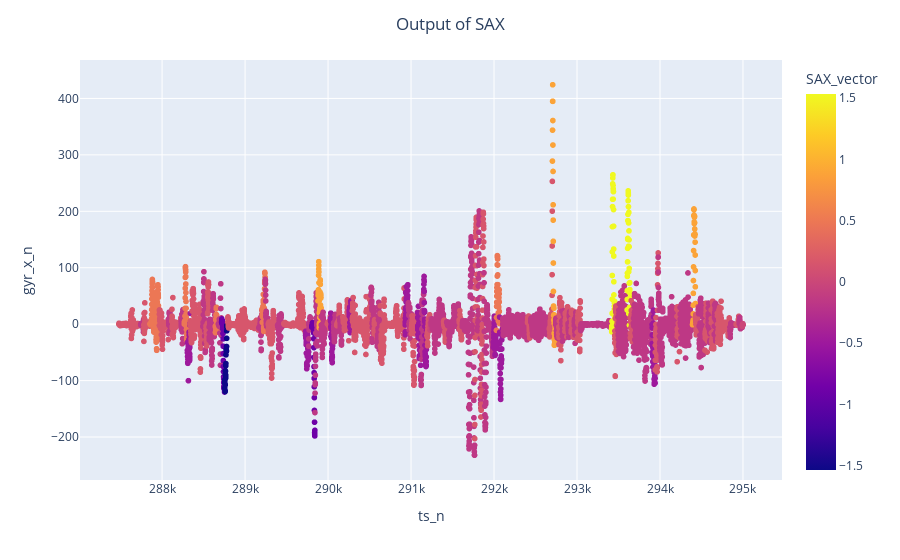
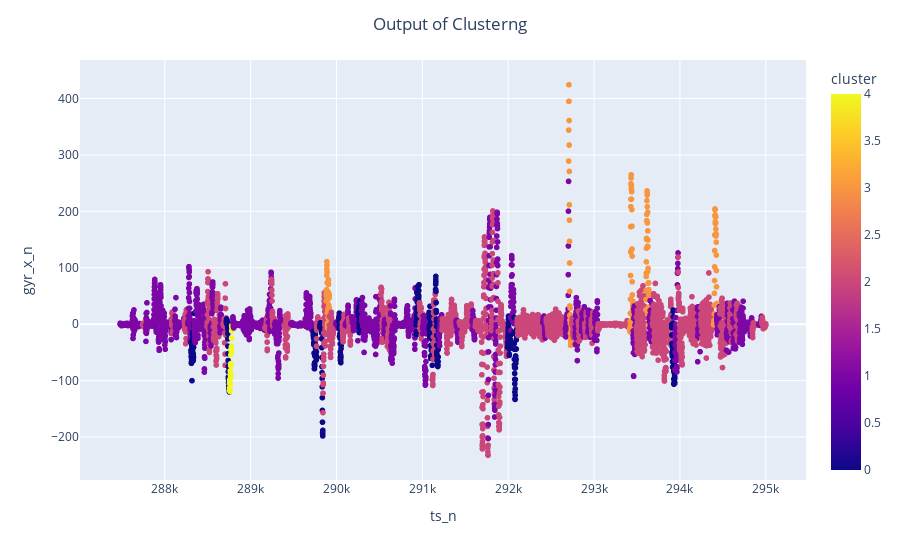
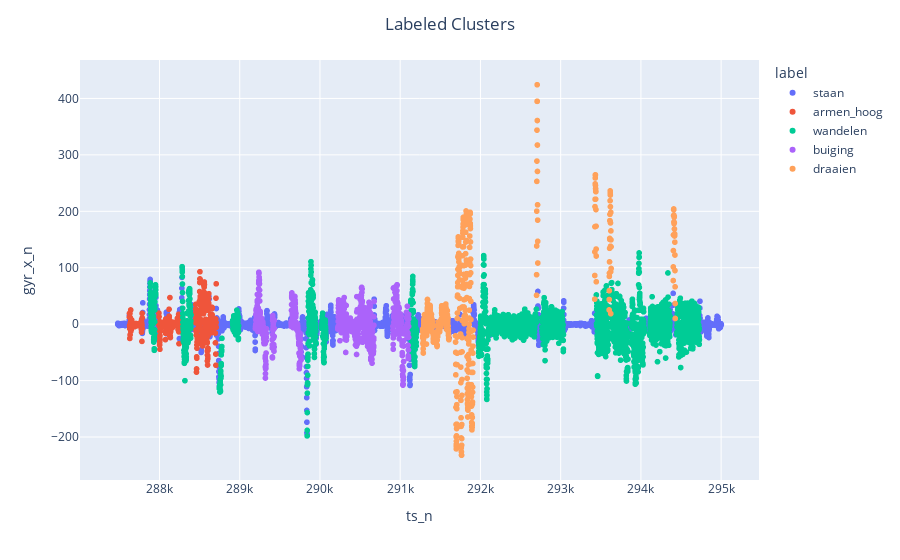
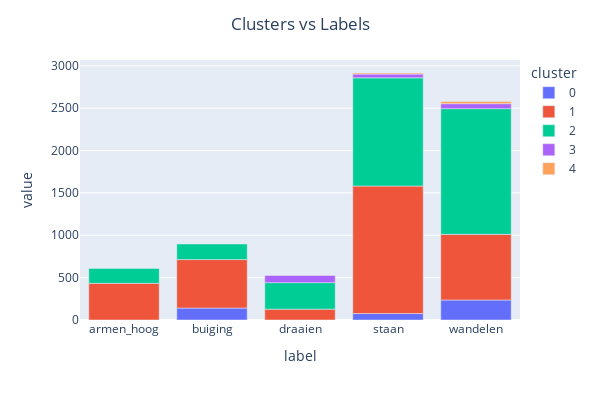

Notebook cell for these charts, in order:
### Code cell
# user input 2
file_type = 'labeled' 

file_name = random.choice(labeled_files)
features = ['gyr_x_n','gyr_y_n','gyr_z_n','gyr_x_r','gyr_y_r','gyr_z_r']
y = 'gyr_x_n'
preprocesses = ['filter','pca','sax'] # write in order
model = 'k_means'
number_cluster = 5
data= user_input(file_type, file_name,features, preprocesses, model, number_cluster,y)
data.head()

### Figure 1 — Plotly figure (JSON) as saved in the notebook; plotly's stock layout.template omitted (floating-point values rounded to 4 significant figures; data arrays with more than 128 entries replaced by an {"elided": "..."} marker saying what was removed)
{"data": [{"hovertemplate": "ts_n=%{x}<br>gyr_x_n=%{y}<br>SAX_vector=%{marker.color}<extra></extra>", "legendgroup": "", "marker": {"color": {"elided": "7525 float values"}, "coloraxis": "coloraxis", "symbol": "circle"}, "mode": "markers", "name": "", "showlegend": false, "type": "scattergl", "x": {"elided": "7525 int values"}, "xaxis": "x", "y": {"elided": "7525 float values"}, "yaxis": "y"}], "layout": {"coloraxis": {"colorbar": {"title": {"text": "SAX_vector"}}, "colorscale": [[0, "#0d0887"], [0.1111, "#46039f"], [0.2222, "#7201a8"], [0.3333, "#9c179e"], [0.4444, "#bd3786"], [0.5556, "#d8576b"], [0.6667, "#ed7953"], [0.7778, "#fb9f3a"], [0.8889, "#fdca26"], [1, "#f0f921"]]}, "legend": {"tracegroupgap": 0}, "margin": {"t": 60}, "title": {"text": "Output of SAX", "x": 0.5}, "xaxis": {"anchor": "y", "domain": [0, 1], "title": {"text": "ts_n"}}, "yaxis": {"anchor": "x", "domain": [0, 1], "title": {"text": "gyr_x_n"}}}}

### Figure 2 — Plotly figure (JSON) as saved in the notebook; plotly's stock layout.template omitted (floating-point values rounded to 4 significant figures; data arrays with more than 128 entries replaced by an {"elided": "..."} marker saying what was removed)
{"data": [{"hovertemplate": "ts_n=%{x}<br>gyr_x_n=%{y}<br>cluster=%{marker.color}<extra></extra>", "legendgroup": "", "marker": {"color": {"elided": "7525 int values"}, "coloraxis": "coloraxis", "symbol": "circle"}, "mode": "markers", "name": "", "showlegend": false, "type": "scattergl", "x": {"elided": "7525 int values"}, "xaxis": "x", "y": {"elided": "7525 float values"}, "yaxis": "y"}], "layout": {"coloraxis": {"colorbar": {"title": {"text": "cluster"}}, "colorscale": [[0, "#0d0887"], [0.1111, "#46039f"], [0.2222, "#7201a8"], [0.3333, "#9c179e"], [0.4444, "#bd3786"], [0.5556, "#d8576b"], [0.6667, "#ed7953"], [0.7778, "#fb9f3a"], [0.8889, "#fdca26"], [1, "#f0f921"]]}, "legend": {"tracegroupgap": 0}, "margin": {"t": 60}, "title": {"text": "Output of Clusterng", "x": 0.5}, "xaxis": {"anchor": "y", "domain": [0, 1], "title": {"text": "ts_n"}}, "yaxis": {"anchor": "x", "domain": [0, 1], "title": {"text": "gyr_x_n"}}}}

### Figure 3 — Plotly figure (JSON) as saved in the notebook; plotly's stock layout.template omitted (floating-point values rounded to 4 significant figures; data arrays with more than 128 entries replaced by an {"elided": "..."} marker saying what was removed)
{"data": [{"hovertemplate": "label=staan<br>ts_n=%{x}<br>gyr_x_n=%{y}<extra></extra>", "legendgroup": "staan", "marker": {"color": "#636efa", "symbol": "circle"}, "mode": "markers", "name": "staan", "showlegend": true, "type": "scattergl", "x": {"elided": "2915 int values"}, "xaxis": "x", "y": {"elided": "2915 float values"}, "yaxis": "y"}, {"hovertemplate": "label=armen_hoog<br>ts_n=%{x}<br>gyr_x_n=%{y}<extra></extra>", "legendgroup": "armen_hoog", "marker": {"color": "#EF553B", "symbol": "circle"}, "mode": "markers", "name": "armen_hoog", "showlegend": true, "type": "scattergl", "x": {"elided": "609 int values"}, "xaxis": "x", "y": {"elided": "609 float values"}, "yaxis": "y"}, {"hovertemplate": "label=wandelen<br>ts_n=%{x}<br>gyr_x_n=%{y}<extra></extra>", "legendgroup": "wandelen", "marker": {"color": "#00cc96", "symbol": "circle"}, "mode": "markers", "name": "wandelen", "showlegend": true, "type": "scattergl", "x": {"elided": "2578 int values"}, "xaxis": "x", "y": {"elided": "2578 float values"}, "yaxis": "y"}, {"hovertemplate": "label=buiging<br>ts_n=%{x}<br>gyr_x_n=%{y}<extra></extra>", "legendgroup": "buiging", "marker": {"color": "#ab63fa", "symbol": "circle"}, "mode": "markers", "name": "buiging", "showlegend": true, "type": "scattergl", "x": {"elided": "897 int values"}, "xaxis": "x", "y": {"elided": "897 float values"}, "yaxis": "y"}, {"hovertemplate": "label=draaien<br>ts_n=%{x}<br>gyr_x_n=%{y}<extra></extra>", "legendgroup": "draaien", "marker": {"color": "#FFA15A", "symbol": "circle"}, "mode": "markers", "name": "draaien", "showlegend": true, "type": "scattergl", "x": {"elided": "526 int values"}, "xaxis": "x", "y": {"elided": "526 float values"}, "yaxis": "y"}], "layout": {"legend": {"title": {"text": "label"}, "tracegroupgap": 0}, "margin": {"t": 60}, "title": {"text": "Labeled Clusters", "x": 0.5}, "xaxis": {"anchor": "y", "domain": [0, 1], "title": {"text": "ts_n"}}, "yaxis": {"anchor": "x", "domain": [0, 1], "title": {"text": "gyr_x_n"}}}}

### Figure 4 — Plotly figure (JSON) as saved in the notebook; plotly's stock layout.template omitted (floating-point values rounded to 4 significant figures)
{"data": [{"alignmentgroup": "True", "hovertemplate": "cluster=0<br>label=%{x}<br>value=%{y}<extra></extra>", "legendgroup": "0", "marker": {"color": "#636efa", "pattern": {"shape": ""}}, "name": "0", "offsetgroup": "0", "orientation": "v", "showlegend": true, "textposition": "auto", "type": "bar", "x": ["armen_hoog", "buiging", "draaien", "staan", "wandelen"], "xaxis": "x", "y": [null, 141, null, 76, 236], "yaxis": "y"}, {"alignmentgroup": "True", "hovertemplate": "cluster=1<br>label=%{x}<br>value=%{y}<extra></extra>", "legendgroup": "1", "marker": {"color": "#EF553B", "pattern": {"shape": ""}}, "name": "1", "offsetgroup": "1", "orientation": "v", "showlegend": true, "textposition": "auto", "type": "bar", "x": ["armen_hoog", "buiging", "draaien", "staan", "wandelen"], "xaxis": "x", "y": [433, 572, 128, 1505, 775], "yaxis": "y"}, {"alignmentgroup": "True", "hovertemplate": "cluster=2<br>label=%{x}<br>value=%{y}<extra></extra>", "legendgroup": "2", "marker": {"color": "#00cc96", "pattern": {"shape": ""}}, "name": "2", "offsetgroup": "2", "orientation": "v", "showlegend": true, "textposition": "auto", "type": "bar", "x": ["armen_hoog", "buiging", "draaien", "staan", "wandelen"], "xaxis": "x", "y": [176, 184, 313, 1277, 1483], "yaxis": "y"}, {"alignmentgroup": "True", "hovertemplate": "cluster=3<br>label=%{x}<br>value=%{y}<extra></extra>", "legendgroup": "3", "marker": {"color": "#ab63fa", "pattern": {"shape": ""}}, "name": "3", "offsetgroup": "3", "orientation": "v", "showlegend": true, "textposition": "auto", "type": "bar", "x": ["armen_hoog", "buiging", "draaien", "staan", "wandelen"], "xaxis": "x", "y": [null, null, 85, 44, 59], "yaxis": "y"}, {"alignmentgroup": "True", "hovertemplate": "cluster=4<br>label=%{x}<br>value=%{y}<extra></extra>", "legendgroup": "4", "marker": {"color": "#FFA15A", "pattern": {"shape": ""}}, "name": "4", "offsetgroup": "4", "orientation": "v", "showlegend": true, "textposition": "auto", "type": "bar", "x": ["armen_hoog", "buiging", "draaien", "staan", "wandelen"], "xaxis": "x", "y": [null, null, null, 13, 25], "yaxis": "y"}], "layout": {"barmode": "relative", "height": 400, "legend": {"title": {"text": "cluster"}, "tracegroupgap": 0}, "margin": {"t": 60}, "title": {"text": "Clusters vs Labels", "x": 0.5}, "width": 600, "xaxis": {"anchor": "y", "domain": [0, 1], "title": {"text": "label"}}, "yaxis": {"anchor": "x", "domain": [0, 1], "title": {"text": "value"}}}}
